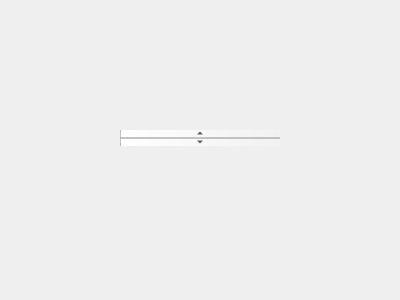
<?xml version="1.0" encoding="UTF-8"?>
<ui version="4.0">
 <class>MainWindow</class>
 <widget class="QWidget" name="MainWindow">
  <property name="geometry">
   <rect>
    <x>0</x>
    <y>0</y>
    <width>400</width>
    <height>300</height>
   </rect>
  </property>
  <property name="windowTitle">
   <string>自定义模板</string>
  </property>
  <widget class="QScrollBar" name="horizontalScrollBar">
   <property name="geometry">
    <rect>
     <x>120</x>
     <y>130</y>
     <width>160</width>
     <height>16</height>
    </rect>
   </property>
  </widget>
 </widget>
 <layoutdefault spacing="6" margin="11"/>
 <resources/>
 <connections/>
</ui>
